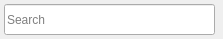
<?xml version="1.0" encoding="UTF-8"?>
<ui version="4.0">
 <class>wdt_search</class>
 <widget class="QWidget" name="wdt_search">
  <property name="geometry">
   <rect>
    <x>0</x>
    <y>0</y>
    <width>223</width>
    <height>39</height>
   </rect>
  </property>
  <property name="windowTitle">
   <string>Form</string>
  </property>
  <widget class="QLineEdit" name="lineEdit">
   <property name="geometry">
    <rect>
     <x>4</x>
     <y>4</y>
     <width>211</width>
     <height>31</height>
    </rect>
   </property>
   <property name="placeholderText">
    <string>Search</string>
   </property>
  </widget>
 </widget>
 <resources/>
 <connections/>
</ui>
